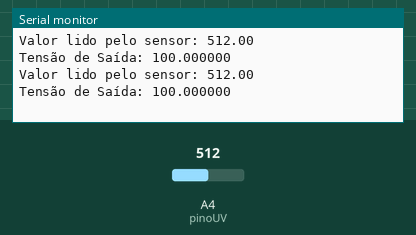
This sketch was run on a simulated Arduino Uno, built with avr-gcc and run on an emulated ATmega328P. On the bench: the last lines printed to the serial monitor. The inputs (shaded band) are chosen by the test bench; at power-on: A4 (pinoUV) = 512.

Above: at 1.8 s.
1.9 s: A4 (pinoUV) set to 716
At 2.8 s:
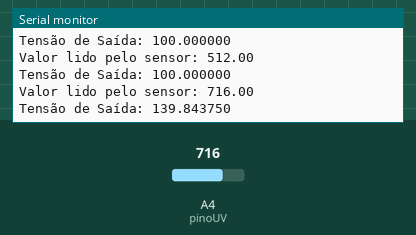
3.4 s: A4 (pinoUV) set to 900
At 4.7 s:
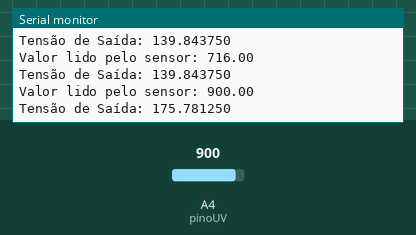
Timing chart, 0 to 6.4 s (numbered marks = the images above; inputs shaded):
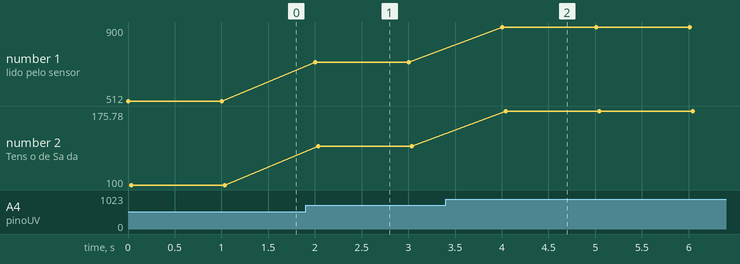

The sketch:

GUVA-S12SD-sketch.ino
```cpp
/*

                Explicando a lógica do Sensor UV GUVA-S12SD
    Esse é um sensor que basicamente mede níveis de radiação ultravioleta vinda do sol.
    A radiação UV é o tipo de radiação solar que causa queimaduras à pela humana, então, é importante ser cauteloso com a intensidade dessa radiação
    O sensor em questão é um sensor analógico, que mede o índice UV que está incidindo sobre ele e converte esse valor para valores de tensão em mV
    A curva do sensor pode ser conferida no seguinte link: https://www.usinainfo.com.br/blog/projeto-sensor-uv-guva-s12sd-com-arduino/
    Comparando a tabela UV (que varia de 0 a 11+) com os valores de saída do sensor, temos o seguinte:

    Índice UV                 Valor de Saída do Sensor(mV)              Valor Analógico
    0                                       <50                               <10
    1                                       227                                46
    2                                       318                                65
    3                                       408                                83
    4                                       503                               103
    5                                       606                               124
    6                                       696                               142
    7                                       795                               162
    8                                       881                               180
    9                                       972                               200
    10                                     1079                               221
    11+                                   1170+                               240


*/

int pinoUV = A4;
float TensaoSaida;
float valorSensor;

void setup() {
  Serial.begin(9600);
  pinMode(pinoUV, INPUT);
}

void loop() {


  valorSensor = analogRead(pinoUV);
  TensaoSaida = valorSensor / (1024.0*5.0) * 1000;   // Convertendo o valor para mili Volts. A saída do sensor varia entre 0 e 1 V;
  Serial.print("Valor lido pelo sensor: ");
  Serial.println(valorSensor);
  Serial.print("Tensão de Saída: ");
  Serial.println(TensaoSaida, 6);

  delay(1000);

}
```

Measured:
- after the input at 1.9 s, the serial monitor: prints a new line after 0.10 s (image 1)
- after the input at 3.4 s, the serial monitor: prints a new line after 0.61 s (image 2)
- plotted number 1: 512 → 716 after the input at 1.9 s, 716 → 900 after the input at 3.4 s
- plotted number 2: 100 → 139.84 after the input at 1.9 s, 139.84 → 175.78 after the input at 3.4 s
